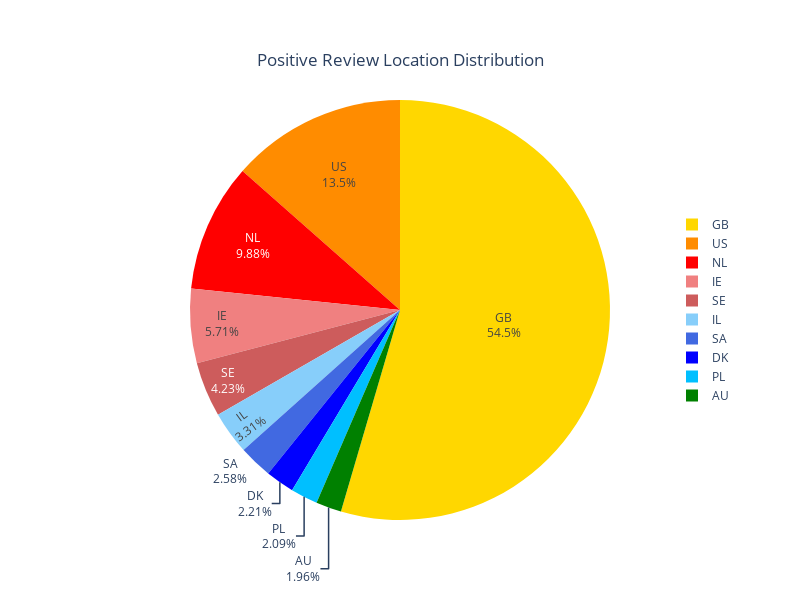

Notebook code cell kept with this figure:
### Code cell
Loc = asos_df['Location'].value_counts()
loc_list = Loc.index

fig = go.Figure(data=[go.Pie(labels=loc_list[:10], values=Loc.sort_values(ascending=False).iloc[:10], textinfo='label+percent', 
    marker_colors=['#FFD700', '#FF8C00', '#FF0000', '#F08080', '#CD5C5C', '#87CEFA', '#4169E1', '#0000FF', '#00BFFF', '#008000'])]) 
fig.update_layout(
    title={
        'text': "Positive Review Location Distribution",
        'x': 0.50,
        'y': 0.9,
        'xanchor': 'center',
        'yanchor': 'middle'
    },
    legend={
        'x': 1,
        'y': 0.5,
        'xanchor': 'center',
        'yanchor': 'middle'
    },
    width=800,
    height=600
)
fig.update_yaxes(automargin=True)
fig.show()

### Figure 1 — Plotly figure (JSON) as saved in the notebook; plotly's stock layout.template omitted (floating-point values rounded to 4 significant figures)
{"data": [{"labels": ["GB", "US", "NL", "IE", "SE", "IL", "SA", "DK", "PL", "AU"], "marker": {"colors": ["#FFD700", "#FF8C00", "#FF0000", "#F08080", "#CD5C5C", "#87CEFA", "#4169E1", "#0000FF", "#00BFFF", "#008000"]}, "textinfo": "label+percent", "type": "pie", "values": [889, 220, 161, 93, 69, 54, 42, 36, 34, 32]}], "layout": {"height": 600, "legend": {"x": 1, "xanchor": "center", "y": 0.5, "yanchor": "middle"}, "title": {"text": "Positive Review Location Distribution", "x": 0.5, "xanchor": "center", "y": 0.9, "yanchor": "middle"}, "width": 800, "yaxis": {"automargin": true}}}
